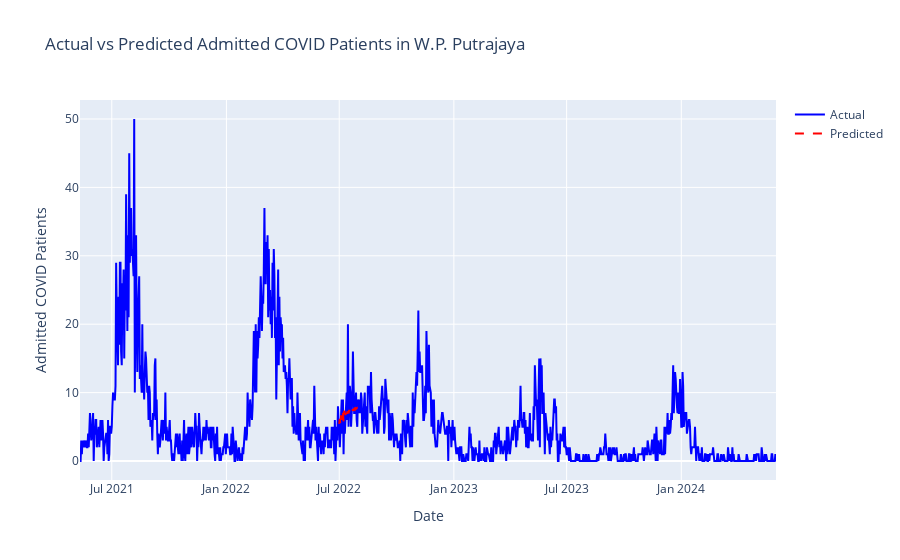

This figure's notebook cell:
### Markdown cell above
## Plot actual vs predicted values

### Code cell
# Visualization: Actual vs Predicted values for a specific state
state_to_plot = 'W.P. Putrajaya'
state_data = data[data['state'] == state_to_plot]
y = state_data.set_index('date')[target]

# Combine the actual and predicted values into a single DataFrame for easier plotting
plot_data = pd.DataFrame({
    'date': y.index,
    'actual': y,
    'predicted': np.nan
})
plot_data.loc[results[state_to_plot]['predictions'].index, 'predicted'] = results[state_to_plot]['predictions']

# Plot the results
fig = go.Figure()
fig.add_trace(go.Scatter(x=plot_data['date'], y=plot_data['actual'], mode='lines', name='Actual', line=dict(color='blue')))
fig.add_trace(go.Scatter(x=plot_data['date'], y=plot_data['predicted'], mode='lines', name='Predicted', line=dict(color='red', dash='dash')))
fig.update_layout(xaxis_title='Date', yaxis_title='Admitted COVID Patients', title=f'Actual vs Predicted Admitted COVID Patients in {state_to_plot}')
fig.show()

### Figure 1 — Plotly figure (JSON) as saved in the notebook; plotly's stock layout.template omitted (floating-point values rounded to 4 significant figures; data arrays with more than 128 entries replaced by an {"elided": "..."} marker saying what was removed)
{"data": [{"line": {"color": "blue"}, "mode": "lines", "name": "Actual", "type": "scatter", "x": {"elided": "1114 str values"}, "y": {"elided": "1114 int values"}}, {"line": {"color": "red", "dash": "dash"}, "mode": "lines", "name": "Predicted", "type": "scatter", "x": {"elided": "1114 str values"}, "y": {"elided": "1114 float values"}}], "layout": {"title": {"text": "Actual vs Predicted Admitted COVID Patients in W.P. Putrajaya"}, "xaxis": {"title": {"text": "Date"}}, "yaxis": {"title": {"text": "Admitted COVID Patients"}}}}
